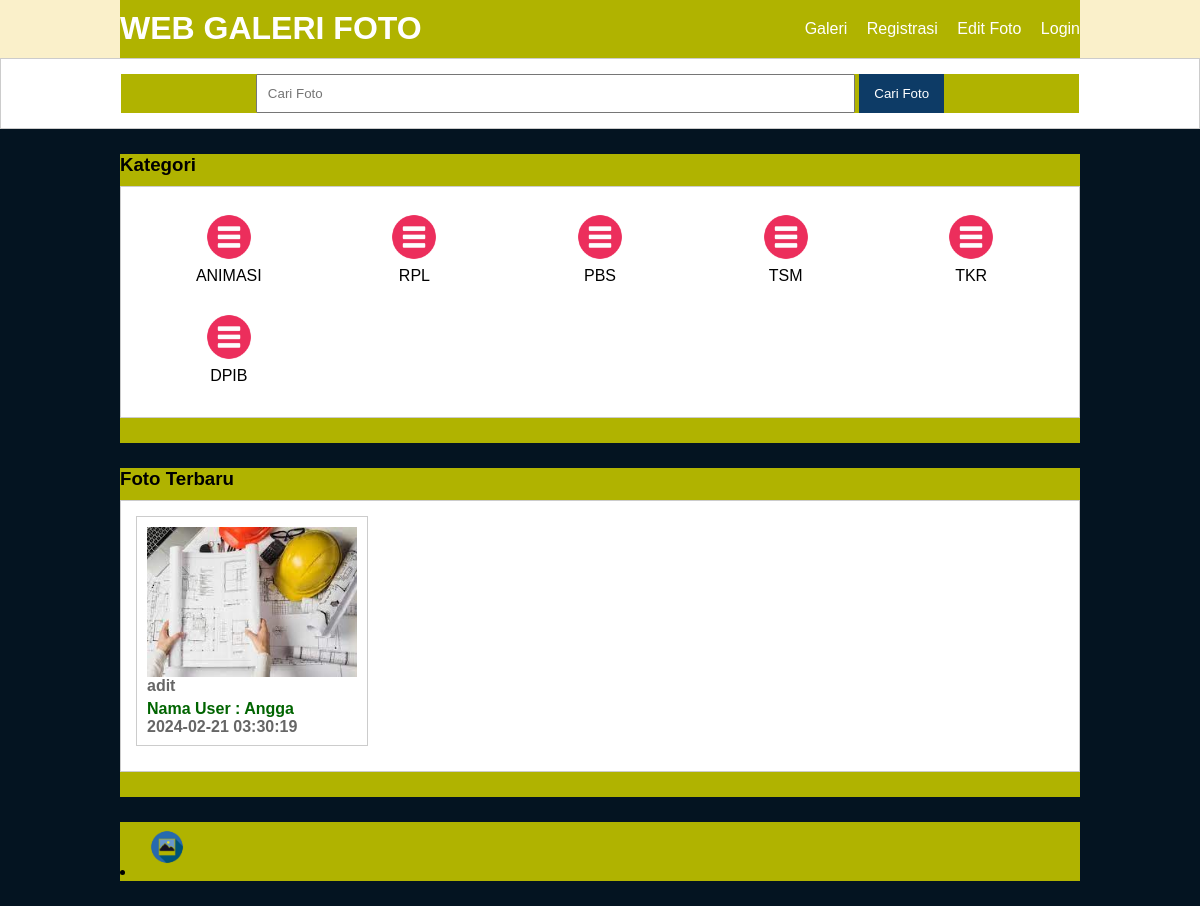
The page / on the database its author committed.
### tables this page shows
CREATE TABLE `tb_jurusan` (
  `category_id` int(11) NOT NULL,
  `category_name` varchar(25) NOT NULL
);

CREATE TABLE `tb_image` (
  `image_id` int(11) NOT NULL,
  `category_id` int(11) NOT NULL,
  `category_name` varchar(100) NOT NULL,
  `user_id` int(11) NOT NULL,
  `user_name` varchar(100) NOT NULL,
  `image_name` varchar(100) NOT NULL,
  `image_description` text NOT NULL,
  `image` varchar(100) NOT NULL,
  `image_status` tinyint(1) NOT NULL,
  `date_created` timestamp NOT NULL DEFAULT current_timestamp() ON UPDATE current_timestamp()
);

### index.php (the view, shortened to what this page needs)
<?php
    include 'db.php';
?>
<!DOCTYPE html PUBLIC "-//W3C//DTD XHTML 1.0 Transitional//EN" "http://www.w3.org/TR/xhtml1/DTD/xhtml1-transitional.dtd">
<html xmlns="http://www.w3.org/1999/xhtml">
<head>
<link rel="stylesheet" type="text/css" href="css/style.css">
</head>
<body>
    <header>
        <div class="container">
        <h1><a href="index.php">WEB GALERI FOTO</a></h1>
        <ul>
            <li><a href="galeri.php">Galeri</a></li>
           <li><a href="registrasi.php">Registrasi</a></li>
           <li><a href="imageedit/index.html">Edit Foto</a></li>
           <li><a href="login.php">Login</a></li>
        </ul>
        </div>
    </header>
    <div class="search">
        <div class="container">
            <form action="galeri.php">
                <input type="text" name="search" placeholder="Cari Foto" />
                <input type="submit" name="cari" value="Cari Foto" />
            </form>
        </div>
    </div>
    <div class="section">
        <div class="container">
            <h3>Kategori</h3>
            <div class="box">
                <?php
                    $kategori = mysqli_query($conn, "SELECT * FROM tb_jurusan ORDER BY category_id DESC");
					if(mysqli_num_rows($kategori) > 0){
						while($k = mysqli_fetch_array($kategori)){
				?>
                    <a href="galeri.php?kat=<?php echo $k['category_id'] ?>">
                        <div class="col-5">
                            <img src="img/icon-kategori.png" width="50px" style="margin-bottom:5px;" />
                        <p><?php echo $k['category_name'] ?></p>
                        </div>
                    </a>
                <?php }}else{ ?>
                     <p>Kategori tidak ada</p>
                <?php } ?>
            </div>
        </div>
    </div>
    <div class="container">
       <h3>Foto Terbaru</h3>
       <div class="box">
          <?php
              $foto = mysqli_query($conn, "SELECT * FROM tb_image WHERE image_status = 1 ORDER BY image_id DESC LIMIT 8");
			  if(mysqli_num_rows($foto) > 0){
				  while($p = mysqli_fetch_array($foto)){
		  ?>
          <a href="detail-image.php?id=<?php echo $p['image_id'] ?>">
          <div class="col-4">
              <img src="foto/<?php echo $p['image'] ?>" height="150px" />
              <p class="nama"><?php echo substr($p['image_name'], 0, 30)  ?></p>
              <p class="user">Nama User : <?php echo $p['user_name'] ?></p>
              <p class="nama"><?php echo $p['date_created']  ?></p>
          </div>
          </a>
          <?php }}else{ ?>
              <p>Foto tidak ada</p>
          <?php } ?>
       </div>
    </div>
     <footer>
        <div class="container">
        <li><a href="galeri.php"><img src="img/galeri.png" width="50px" style="margin-bottom:5px;" /></a></li>
        </div>
    </footer>
</body>
</html>

### css/style.css (style rules this page uses)
* { padding:0; margin:0; font-family:'Quicksand', sans-serif; }
body { background-color:#041421; }
a { color: inherit; text-decoration:none; }
header { background-color: #faf0ca; color: #fff; }
header h1 { float:left; padding:10px 0; }
header ul { float:right; }
header ul li { display:inline-block; }
header ul li a { padding:20px 0 20px 15px; display: inline-block; }
footer { padding:25px 0; }
.container { width: 80%; margin: 0 auto; background-color: #b0b300; }
.container:after { content:''; display: block; clear:both; }
.section { padding:25px 0; }
.box { background-color: #fff; border:1px solid #ccc; padding:15px; box-sizing: border-box; margin:10px 0 25px 0; }
.box:after { content: ''; display: block; clear: both; }
.search { padding:15px 0; background-color: #fff; border:1px solid #ccc; text-align: center; }
.search input[type=text] { width: 60%; padding:10px; }
.search input[type=submit] { padding:12px 15px; background-color: #0d3b66; color: #fff; border:none; cursor:pointer; }
.col-5 { width:20%; height:100px; text-align: center; float: left; padding:10px; box-sizing: border-box; }
.col-4 { width:25%; height: 230px; border:1px solid #ccc; float: left; padding:10px; box-sizing: border-box; margin-bottom: 10px; }
.col-4 img { width: 100%; }
.col-4 .nama { font-weight: bold; color: #666; margin-bottom: 5px; }
.col-4 .user { font-weight: bold; color: #006400; }

### rows shown on the page
tb_jurusan: category_name "ANIMASI"
tb_jurusan: category_name "RPL"
tb_jurusan: category_name "PBS"
tb_jurusan: category_name "TSM"
tb_jurusan: category_name "TKR"
tb_jurusan: category_name "DPIB"
tb_image: image (picture), image_name "adit", user_name "Angga", date_created "2024-02-21 03:30:19"
